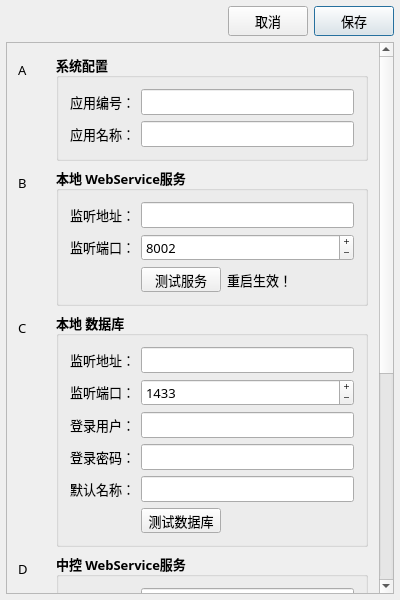
<?xml version="1.0" encoding="UTF-8"?>
<ui version="4.0">
 <class>DialogSysConfig</class>
 <widget class="QWidget" name="DialogSysConfig">
  <property name="windowModality">
   <enum>Qt::ApplicationModal</enum>
  </property>
  <property name="geometry">
   <rect>
    <x>0</x>
    <y>0</y>
    <width>400</width>
    <height>600</height>
   </rect>
  </property>
  <property name="sizePolicy">
   <sizepolicy hsizetype="Preferred" vsizetype="Preferred">
    <horstretch>0</horstretch>
    <verstretch>0</verstretch>
   </sizepolicy>
  </property>
  <property name="minimumSize">
   <size>
    <width>400</width>
    <height>600</height>
   </size>
  </property>
  <property name="maximumSize">
   <size>
    <width>400</width>
    <height>600</height>
   </size>
  </property>
  <property name="font">
   <font>
    <family>微软雅黑</family>
    <pointsize>10</pointsize>
   </font>
  </property>
  <property name="windowTitle">
   <string>系统参数配置页</string>
  </property>
  <layout class="QVBoxLayout" name="verticalLayout01">
   <property name="leftMargin">
    <number>6</number>
   </property>
   <property name="topMargin">
    <number>6</number>
   </property>
   <property name="rightMargin">
    <number>6</number>
   </property>
   <property name="bottomMargin">
    <number>6</number>
   </property>
   <item>
    <layout class="QHBoxLayout" name="horizontalLayout01">
     <item>
      <spacer name="horizontalSpacer01">
       <property name="orientation">
        <enum>Qt::Horizontal</enum>
       </property>
       <property name="sizeHint" stdset="0">
        <size>
         <width>40</width>
         <height>20</height>
        </size>
       </property>
      </spacer>
     </item>
     <item>
      <widget class="QPushButton" name="buttonReject">
       <property name="minimumSize">
        <size>
         <width>80</width>
         <height>30</height>
        </size>
       </property>
       <property name="maximumSize">
        <size>
         <width>80</width>
         <height>30</height>
        </size>
       </property>
       <property name="text">
        <string>取消</string>
       </property>
      </widget>
     </item>
     <item>
      <widget class="QPushButton" name="buttonAccept">
       <property name="minimumSize">
        <size>
         <width>80</width>
         <height>30</height>
        </size>
       </property>
       <property name="maximumSize">
        <size>
         <width>80</width>
         <height>30</height>
        </size>
       </property>
       <property name="text">
        <string>保存</string>
       </property>
       <property name="default">
        <bool>true</bool>
       </property>
      </widget>
     </item>
    </layout>
   </item>
   <item>
    <widget class="QScrollArea" name="scrollArea">
     <property name="widgetResizable">
      <bool>true</bool>
     </property>
     <property name="alignment">
      <set>Qt::AlignLeading|Qt::AlignLeft|Qt::AlignVCenter</set>
     </property>
     <widget class="QWidget" name="scrollAreaWidgetContents">
      <property name="geometry">
       <rect>
        <x>0</x>
        <y>0</y>
        <width>369</width>
        <height>843</height>
       </rect>
      </property>
      <property name="layoutDirection">
       <enum>Qt::LeftToRight</enum>
      </property>
      <layout class="QFormLayout" name="formLayout00">
       <property name="formAlignment">
        <set>Qt::AlignLeading|Qt::AlignLeft|Qt::AlignVCenter</set>
       </property>
       <item row="0" column="1">
        <widget class="QGroupBox" name="groupBox01">
         <property name="font">
          <font>
           <weight>75</weight>
           <bold>true</bold>
          </font>
         </property>
         <property name="title">
          <string>系统配置</string>
         </property>
         <layout class="QGridLayout" name="gridLayout01">
          <item row="0" column="0">
           <widget class="QLabel" name="label01">
            <property name="sizePolicy">
             <sizepolicy hsizetype="Fixed" vsizetype="Fixed">
              <horstretch>0</horstretch>
              <verstretch>0</verstretch>
             </sizepolicy>
            </property>
            <property name="minimumSize">
             <size>
              <width>0</width>
              <height>0</height>
             </size>
            </property>
            <property name="maximumSize">
             <size>
              <width>16777215</width>
              <height>16777215</height>
             </size>
            </property>
            <property name="font">
             <font>
              <weight>50</weight>
              <bold>false</bold>
             </font>
            </property>
            <property name="text">
             <string>应用编号：</string>
            </property>
            <property name="alignment">
             <set>Qt::AlignRight|Qt::AlignTrailing|Qt::AlignVCenter</set>
            </property>
           </widget>
          </item>
          <item row="0" column="1">
           <widget class="QLineEdit" name="editAppID">
            <property name="minimumSize">
             <size>
              <width>0</width>
              <height>0</height>
             </size>
            </property>
            <property name="maximumSize">
             <size>
              <width>16777215</width>
              <height>16777215</height>
             </size>
            </property>
            <property name="font">
             <font>
              <weight>50</weight>
              <bold>false</bold>
             </font>
            </property>
           </widget>
          </item>
          <item row="1" column="0">
           <widget class="QLabel" name="label02">
            <property name="sizePolicy">
             <sizepolicy hsizetype="Fixed" vsizetype="Fixed">
              <horstretch>0</horstretch>
              <verstretch>0</verstretch>
             </sizepolicy>
            </property>
            <property name="minimumSize">
             <size>
              <width>0</width>
              <height>0</height>
             </size>
            </property>
            <property name="maximumSize">
             <size>
              <width>16777215</width>
              <height>16777215</height>
             </size>
            </property>
            <property name="font">
             <font>
              <weight>50</weight>
              <bold>false</bold>
             </font>
            </property>
            <property name="text">
             <string>应用名称：</string>
            </property>
            <property name="alignment">
             <set>Qt::AlignRight|Qt::AlignTrailing|Qt::AlignVCenter</set>
            </property>
           </widget>
          </item>
          <item row="1" column="1">
           <widget class="QLineEdit" name="editAppName">
            <property name="minimumSize">
             <size>
              <width>0</width>
              <height>0</height>
             </size>
            </property>
            <property name="maximumSize">
             <size>
              <width>16777215</width>
              <height>16777215</height>
             </size>
            </property>
            <property name="font">
             <font>
              <weight>50</weight>
              <bold>false</bold>
             </font>
            </property>
           </widget>
          </item>
         </layout>
        </widget>
       </item>
       <item row="1" column="0">
        <widget class="QLabel" name="labelCheckLWS">
         <property name="minimumSize">
          <size>
           <width>32</width>
           <height>32</height>
          </size>
         </property>
         <property name="maximumSize">
          <size>
           <width>32</width>
           <height>32</height>
          </size>
         </property>
         <property name="text">
          <string>B</string>
         </property>
         <property name="scaledContents">
          <bool>true</bool>
         </property>
        </widget>
       </item>
       <item row="1" column="1">
        <widget class="QGroupBox" name="groupBox02">
         <property name="font">
          <font>
           <family>微软雅黑</family>
           <weight>75</weight>
           <bold>true</bold>
          </font>
         </property>
         <property name="title">
          <string>本地 WebService服务</string>
         </property>
         <layout class="QGridLayout" name="gridLayout02">
          <item row="0" column="0">
           <widget class="QLabel" name="label03">
            <property name="sizePolicy">
             <sizepolicy hsizetype="Fixed" vsizetype="Fixed">
              <horstretch>0</horstretch>
              <verstretch>0</verstretch>
             </sizepolicy>
            </property>
            <property name="minimumSize">
             <size>
              <width>0</width>
              <height>0</height>
             </size>
            </property>
            <property name="maximumSize">
             <size>
              <width>16777215</width>
              <height>16777215</height>
             </size>
            </property>
            <property name="font">
             <font>
              <family>微软雅黑</family>
              <weight>50</weight>
              <bold>false</bold>
             </font>
            </property>
            <property name="text">
             <string>监听地址：</string>
            </property>
            <property name="alignment">
             <set>Qt::AlignRight|Qt::AlignTrailing|Qt::AlignVCenter</set>
            </property>
           </widget>
          </item>
          <item row="0" column="1">
           <widget class="QLineEdit" name="editLWSAddr">
            <property name="minimumSize">
             <size>
              <width>0</width>
              <height>0</height>
             </size>
            </property>
            <property name="maximumSize">
             <size>
              <width>16777215</width>
              <height>16777215</height>
             </size>
            </property>
            <property name="font">
             <font>
              <family>微软雅黑</family>
              <weight>50</weight>
              <bold>false</bold>
             </font>
            </property>
           </widget>
          </item>
          <item row="1" column="0">
           <widget class="QLabel" name="label04">
            <property name="sizePolicy">
             <sizepolicy hsizetype="Fixed" vsizetype="Fixed">
              <horstretch>0</horstretch>
              <verstretch>0</verstretch>
             </sizepolicy>
            </property>
            <property name="minimumSize">
             <size>
              <width>0</width>
              <height>0</height>
             </size>
            </property>
            <property name="maximumSize">
             <size>
              <width>16777215</width>
              <height>16777215</height>
             </size>
            </property>
            <property name="font">
             <font>
              <family>微软雅黑</family>
              <weight>50</weight>
              <bold>false</bold>
             </font>
            </property>
            <property name="text">
             <string>监听端口：</string>
            </property>
            <property name="alignment">
             <set>Qt::AlignRight|Qt::AlignTrailing|Qt::AlignVCenter</set>
            </property>
           </widget>
          </item>
          <item row="1" column="1">
           <widget class="QSpinBox" name="spinLWSPort">
            <property name="font">
             <font>
              <weight>50</weight>
              <bold>false</bold>
             </font>
            </property>
            <property name="buttonSymbols">
             <enum>QAbstractSpinBox::PlusMinus</enum>
            </property>
            <property name="minimum">
             <number>0</number>
            </property>
            <property name="maximum">
             <number>65535</number>
            </property>
            <property name="value">
             <number>8002</number>
            </property>
           </widget>
          </item>
          <item row="2" column="1">
           <layout class="QHBoxLayout" name="horizontalLayout02">
            <item>
             <widget class="QPushButton" name="buttonTestLWS">
              <property name="minimumSize">
               <size>
                <width>80</width>
                <height>25</height>
               </size>
              </property>
              <property name="maximumSize">
               <size>
                <width>80</width>
                <height>25</height>
               </size>
              </property>
              <property name="font">
               <font>
                <family>微软雅黑</family>
                <weight>50</weight>
                <bold>false</bold>
               </font>
              </property>
              <property name="text">
               <string>测试服务</string>
              </property>
             </widget>
            </item>
            <item>
             <widget class="QLabel" name="labelTipsLWS">
              <property name="minimumSize">
               <size>
                <width>65</width>
                <height>25</height>
               </size>
              </property>
              <property name="maximumSize">
               <size>
                <width>65</width>
                <height>25</height>
               </size>
              </property>
              <property name="font">
               <font>
                <family>微软雅黑</family>
                <weight>50</weight>
                <bold>false</bold>
               </font>
              </property>
              <property name="styleSheet">
               <string notr="true">color: &quot;red&quot;</string>
              </property>
              <property name="text">
               <string>重启生效！</string>
              </property>
              <property name="alignment">
               <set>Qt::AlignRight|Qt::AlignTrailing|Qt::AlignVCenter</set>
              </property>
             </widget>
            </item>
            <item>
             <spacer name="horizontalSpacer02">
              <property name="orientation">
               <enum>Qt::Horizontal</enum>
              </property>
              <property name="sizeHint" stdset="0">
               <size>
                <width>40</width>
                <height>20</height>
               </size>
              </property>
             </spacer>
            </item>
           </layout>
          </item>
         </layout>
        </widget>
       </item>
       <item row="3" column="0">
        <widget class="QLabel" name="labelCheckLDB">
         <property name="minimumSize">
          <size>
           <width>32</width>
           <height>32</height>
          </size>
         </property>
         <property name="maximumSize">
          <size>
           <width>32</width>
           <height>32</height>
          </size>
         </property>
         <property name="text">
          <string>C</string>
         </property>
         <property name="scaledContents">
          <bool>true</bool>
         </property>
        </widget>
       </item>
       <item row="3" column="1">
        <widget class="QGroupBox" name="groupBox03">
         <property name="font">
          <font>
           <family>微软雅黑</family>
           <weight>75</weight>
           <bold>true</bold>
          </font>
         </property>
         <property name="title">
          <string>本地 数据库</string>
         </property>
         <layout class="QGridLayout" name="gridLayout03">
          <item row="0" column="0">
           <widget class="QLabel" name="label05">
            <property name="sizePolicy">
             <sizepolicy hsizetype="Fixed" vsizetype="Fixed">
              <horstretch>0</horstretch>
              <verstretch>0</verstretch>
             </sizepolicy>
            </property>
            <property name="minimumSize">
             <size>
              <width>0</width>
              <height>0</height>
             </size>
            </property>
            <property name="maximumSize">
             <size>
              <width>16777215</width>
              <height>16777215</height>
             </size>
            </property>
            <property name="font">
             <font>
              <family>微软雅黑</family>
              <weight>50</weight>
              <bold>false</bold>
             </font>
            </property>
            <property name="text">
             <string>监听地址：</string>
            </property>
            <property name="alignment">
             <set>Qt::AlignRight|Qt::AlignTrailing|Qt::AlignVCenter</set>
            </property>
           </widget>
          </item>
          <item row="0" column="1">
           <widget class="QLineEdit" name="editLDBAddr">
            <property name="minimumSize">
             <size>
              <width>0</width>
              <height>0</height>
             </size>
            </property>
            <property name="maximumSize">
             <size>
              <width>16777215</width>
              <height>16777215</height>
             </size>
            </property>
            <property name="font">
             <font>
              <family>微软雅黑</family>
              <weight>50</weight>
              <bold>false</bold>
             </font>
            </property>
           </widget>
          </item>
          <item row="1" column="0">
           <widget class="QLabel" name="label06">
            <property name="sizePolicy">
             <sizepolicy hsizetype="Fixed" vsizetype="Fixed">
              <horstretch>0</horstretch>
              <verstretch>0</verstretch>
             </sizepolicy>
            </property>
            <property name="minimumSize">
             <size>
              <width>0</width>
              <height>0</height>
             </size>
            </property>
            <property name="maximumSize">
             <size>
              <width>16777215</width>
              <height>16777215</height>
             </size>
            </property>
            <property name="font">
             <font>
              <family>微软雅黑</family>
              <weight>50</weight>
              <bold>false</bold>
             </font>
            </property>
            <property name="text">
             <string>监听端口：</string>
            </property>
            <property name="alignment">
             <set>Qt::AlignRight|Qt::AlignTrailing|Qt::AlignVCenter</set>
            </property>
           </widget>
          </item>
          <item row="1" column="1">
           <widget class="QSpinBox" name="spinLDBPort">
            <property name="font">
             <font>
              <weight>50</weight>
              <bold>false</bold>
             </font>
            </property>
            <property name="buttonSymbols">
             <enum>QAbstractSpinBox::PlusMinus</enum>
            </property>
            <property name="minimum">
             <number>0</number>
            </property>
            <property name="maximum">
             <number>65535</number>
            </property>
            <property name="value">
             <number>1433</number>
            </property>
           </widget>
          </item>
          <item row="2" column="0">
           <widget class="QLabel" name="label07">
            <property name="sizePolicy">
             <sizepolicy hsizetype="Fixed" vsizetype="Fixed">
              <horstretch>0</horstretch>
              <verstretch>0</verstretch>
             </sizepolicy>
            </property>
            <property name="minimumSize">
             <size>
              <width>0</width>
              <height>0</height>
             </size>
            </property>
            <property name="maximumSize">
             <size>
              <width>16777215</width>
              <height>16777215</height>
             </size>
            </property>
            <property name="font">
             <font>
              <family>微软雅黑</family>
              <weight>50</weight>
              <bold>false</bold>
             </font>
            </property>
            <property name="text">
             <string>登录用户：</string>
            </property>
            <property name="alignment">
             <set>Qt::AlignRight|Qt::AlignTrailing|Qt::AlignVCenter</set>
            </property>
           </widget>
          </item>
          <item row="2" column="1">
           <widget class="QLineEdit" name="editLDBUser">
            <property name="minimumSize">
             <size>
              <width>0</width>
              <height>0</height>
             </size>
            </property>
            <property name="maximumSize">
             <size>
              <width>16777215</width>
              <height>16777215</height>
             </size>
            </property>
            <property name="font">
             <font>
              <family>微软雅黑</family>
              <weight>50</weight>
              <bold>false</bold>
             </font>
            </property>
           </widget>
          </item>
          <item row="3" column="0">
           <widget class="QLabel" name="label08">
            <property name="sizePolicy">
             <sizepolicy hsizetype="Fixed" vsizetype="Fixed">
              <horstretch>0</horstretch>
              <verstretch>0</verstretch>
             </sizepolicy>
            </property>
            <property name="minimumSize">
             <size>
              <width>0</width>
              <height>0</height>
             </size>
            </property>
            <property name="maximumSize">
             <size>
              <width>16777215</width>
              <height>16777215</height>
             </size>
            </property>
            <property name="font">
             <font>
              <family>微软雅黑</family>
              <weight>50</weight>
              <bold>false</bold>
             </font>
            </property>
            <property name="text">
             <string>登录密码：</string>
            </property>
            <property name="alignment">
             <set>Qt::AlignRight|Qt::AlignTrailing|Qt::AlignVCenter</set>
            </property>
           </widget>
          </item>
          <item row="3" column="1">
           <widget class="QLineEdit" name="editLDBPass">
            <property name="minimumSize">
             <size>
              <width>0</width>
              <height>0</height>
             </size>
            </property>
            <property name="maximumSize">
             <size>
              <width>16777215</width>
              <height>16777215</height>
             </size>
            </property>
            <property name="font">
             <font>
              <family>微软雅黑</family>
              <weight>50</weight>
              <bold>false</bold>
             </font>
            </property>
           </widget>
          </item>
          <item row="4" column="0">
           <widget class="QLabel" name="label09">
            <property name="sizePolicy">
             <sizepolicy hsizetype="Fixed" vsizetype="Fixed">
              <horstretch>0</horstretch>
              <verstretch>0</verstretch>
             </sizepolicy>
            </property>
            <property name="minimumSize">
             <size>
              <width>0</width>
              <height>0</height>
             </size>
            </property>
            <property name="maximumSize">
             <size>
              <width>16777215</width>
              <height>16777215</height>
             </size>
            </property>
            <property name="font">
             <font>
              <family>微软雅黑</family>
              <weight>50</weight>
              <bold>false</bold>
             </font>
            </property>
            <property name="text">
             <string>默认名称：</string>
            </property>
            <property name="alignment">
             <set>Qt::AlignRight|Qt::AlignTrailing|Qt::AlignVCenter</set>
            </property>
           </widget>
          </item>
          <item row="4" column="1">
           <widget class="QLineEdit" name="editLDBName">
            <property name="minimumSize">
             <size>
              <width>0</width>
              <height>0</height>
             </size>
            </property>
            <property name="maximumSize">
             <size>
              <width>16777215</width>
              <height>16777215</height>
             </size>
            </property>
            <property name="font">
             <font>
              <family>微软雅黑</family>
              <weight>50</weight>
              <bold>false</bold>
             </font>
            </property>
           </widget>
          </item>
          <item row="5" column="1">
           <widget class="QPushButton" name="buttonTestLDB">
            <property name="minimumSize">
             <size>
              <width>80</width>
              <height>25</height>
             </size>
            </property>
            <property name="maximumSize">
             <size>
              <width>80</width>
              <height>25</height>
             </size>
            </property>
            <property name="font">
             <font>
              <family>微软雅黑</family>
              <weight>50</weight>
              <bold>false</bold>
             </font>
            </property>
            <property name="text">
             <string>测试数据库</string>
            </property>
           </widget>
          </item>
         </layout>
        </widget>
       </item>
       <item row="4" column="0">
        <widget class="QLabel" name="labelCheckRWS">
         <property name="minimumSize">
          <size>
           <width>32</width>
           <height>32</height>
          </size>
         </property>
         <property name="maximumSize">
          <size>
           <width>32</width>
           <height>32</height>
          </size>
         </property>
         <property name="text">
          <string>D</string>
         </property>
         <property name="scaledContents">
          <bool>true</bool>
         </property>
        </widget>
       </item>
       <item row="4" column="1">
        <widget class="QGroupBox" name="groupBox04">
         <property name="font">
          <font>
           <family>微软雅黑</family>
           <weight>75</weight>
           <bold>true</bold>
          </font>
         </property>
         <property name="title">
          <string>中控 WebService服务</string>
         </property>
         <layout class="QGridLayout" name="gridLayout04">
          <item row="0" column="0">
           <widget class="QLabel" name="label10">
            <property name="sizePolicy">
             <sizepolicy hsizetype="Fixed" vsizetype="Fixed">
              <horstretch>0</horstretch>
              <verstretch>0</verstretch>
             </sizepolicy>
            </property>
            <property name="minimumSize">
             <size>
              <width>0</width>
              <height>0</height>
             </size>
            </property>
            <property name="maximumSize">
             <size>
              <width>16777215</width>
              <height>16777215</height>
             </size>
            </property>
            <property name="font">
             <font>
              <family>微软雅黑</family>
              <weight>50</weight>
              <bold>false</bold>
             </font>
            </property>
            <property name="text">
             <string>监听地址：</string>
            </property>
            <property name="alignment">
             <set>Qt::AlignRight|Qt::AlignTrailing|Qt::AlignVCenter</set>
            </property>
           </widget>
          </item>
          <item row="0" column="1">
           <widget class="QLineEdit" name="editRWSAddr">
            <property name="minimumSize">
             <size>
              <width>0</width>
              <height>0</height>
             </size>
            </property>
            <property name="maximumSize">
             <size>
              <width>16777215</width>
              <height>16777215</height>
             </size>
            </property>
            <property name="font">
             <font>
              <family>微软雅黑</family>
              <weight>50</weight>
              <bold>false</bold>
             </font>
            </property>
           </widget>
          </item>
          <item row="1" column="0">
           <widget class="QLabel" name="label11">
            <property name="sizePolicy">
             <sizepolicy hsizetype="Fixed" vsizetype="Fixed">
              <horstretch>0</horstretch>
              <verstretch>0</verstretch>
             </sizepolicy>
            </property>
            <property name="minimumSize">
             <size>
              <width>0</width>
              <height>0</height>
             </size>
            </property>
            <property name="maximumSize">
             <size>
              <width>16777215</width>
              <height>16777215</height>
             </size>
            </property>
            <property name="font">
             <font>
              <family>微软雅黑</family>
              <weight>50</weight>
              <bold>false</bold>
             </font>
            </property>
            <property name="text">
             <string>监听端口：</string>
            </property>
            <property name="alignment">
             <set>Qt::AlignRight|Qt::AlignTrailing|Qt::AlignVCenter</set>
            </property>
           </widget>
          </item>
          <item row="1" column="1">
           <widget class="QSpinBox" name="spinRWSPort">
            <property name="font">
             <font>
              <weight>50</weight>
              <bold>false</bold>
             </font>
            </property>
            <property name="buttonSymbols">
             <enum>QAbstractSpinBox::PlusMinus</enum>
            </property>
            <property name="minimum">
             <number>0</number>
            </property>
            <property name="maximum">
             <number>65535</number>
            </property>
            <property name="value">
             <number>8001</number>
            </property>
           </widget>
          </item>
          <item row="2" column="1">
           <layout class="QHBoxLayout" name="horizontalLayout03">
            <item>
             <widget class="QPushButton" name="buttonTestRWS">
              <property name="minimumSize">
               <size>
                <width>80</width>
                <height>25</height>
               </size>
              </property>
              <property name="maximumSize">
               <size>
                <width>80</width>
                <height>25</height>
               </size>
              </property>
              <property name="font">
               <font>
                <family>微软雅黑</family>
                <weight>50</weight>
                <bold>false</bold>
               </font>
              </property>
              <property name="text">
               <string>测试服务</string>
              </property>
             </widget>
            </item>
            <item>
             <widget class="QLabel" name="labelTipsRWS">
              <property name="minimumSize">
               <size>
                <width>65</width>
                <height>25</height>
               </size>
              </property>
              <property name="maximumSize">
               <size>
                <width>65</width>
                <height>25</height>
               </size>
              </property>
              <property name="font">
               <font>
                <family>微软雅黑</family>
                <weight>50</weight>
                <bold>false</bold>
               </font>
              </property>
              <property name="styleSheet">
               <string notr="true">color: &quot;red&quot;</string>
              </property>
              <property name="text">
               <string>重启生效！</string>
              </property>
              <property name="alignment">
               <set>Qt::AlignRight|Qt::AlignTrailing|Qt::AlignVCenter</set>
              </property>
             </widget>
            </item>
            <item>
             <spacer name="horizontalSpacer03">
              <property name="orientation">
               <enum>Qt::Horizontal</enum>
              </property>
              <property name="sizeHint" stdset="0">
               <size>
                <width>40</width>
                <height>20</height>
               </size>
              </property>
             </spacer>
            </item>
           </layout>
          </item>
         </layout>
        </widget>
       </item>
       <item row="5" column="0">
        <widget class="QLabel" name="labelCheckRDB">
         <property name="minimumSize">
          <size>
           <width>32</width>
           <height>32</height>
          </size>
         </property>
         <property name="maximumSize">
          <size>
           <width>32</width>
           <height>32</height>
          </size>
         </property>
         <property name="text">
          <string>E</string>
         </property>
         <property name="scaledContents">
          <bool>true</bool>
         </property>
        </widget>
       </item>
       <item row="5" column="1">
        <widget class="QGroupBox" name="groupBox05">
         <property name="font">
          <font>
           <family>微软雅黑</family>
           <weight>75</weight>
           <bold>true</bold>
          </font>
         </property>
         <property name="title">
          <string>中控 数据库</string>
         </property>
         <layout class="QGridLayout" name="gridLayout05">
          <item row="0" column="0">
           <widget class="QLabel" name="label12">
            <property name="sizePolicy">
             <sizepolicy hsizetype="Fixed" vsizetype="Fixed">
              <horstretch>0</horstretch>
              <verstretch>0</verstretch>
             </sizepolicy>
            </property>
            <property name="minimumSize">
             <size>
              <width>0</width>
              <height>0</height>
             </size>
            </property>
            <property name="maximumSize">
             <size>
              <width>16777215</width>
              <height>16777215</height>
             </size>
            </property>
            <property name="font">
             <font>
              <family>微软雅黑</family>
              <weight>50</weight>
              <bold>false</bold>
             </font>
            </property>
            <property name="text">
             <string>监听地址：</string>
            </property>
            <property name="alignment">
             <set>Qt::AlignRight|Qt::AlignTrailing|Qt::AlignVCenter</set>
            </property>
           </widget>
          </item>
          <item row="0" column="1">
           <widget class="QLineEdit" name="editRDBAddr">
            <property name="minimumSize">
             <size>
              <width>0</width>
              <height>0</height>
             </size>
            </property>
            <property name="maximumSize">
             <size>
              <width>16777215</width>
              <height>16777215</height>
             </size>
            </property>
            <property name="font">
             <font>
              <family>微软雅黑</family>
              <weight>50</weight>
              <bold>false</bold>
             </font>
            </property>
           </widget>
          </item>
          <item row="1" column="0">
           <widget class="QLabel" name="label13">
            <property name="sizePolicy">
             <sizepolicy hsizetype="Fixed" vsizetype="Fixed">
              <horstretch>0</horstretch>
              <verstretch>0</verstretch>
             </sizepolicy>
            </property>
            <property name="minimumSize">
             <size>
              <width>0</width>
              <height>0</height>
             </size>
            </property>
            <property name="maximumSize">
             <size>
              <width>16777215</width>
              <height>16777215</height>
             </size>
            </property>
            <property name="font">
             <font>
              <family>微软雅黑</family>
              <weight>50</weight>
              <bold>false</bold>
             </font>
            </property>
            <property name="text">
             <string>监听端口：</string>
            </property>
            <property name="alignment">
             <set>Qt::AlignRight|Qt::AlignTrailing|Qt::AlignVCenter</set>
            </property>
           </widget>
          </item>
          <item row="1" column="1">
           <widget class="QSpinBox" name="spinRDBPort">
            <property name="font">
             <font>
              <weight>50</weight>
              <bold>false</bold>
             </font>
            </property>
            <property name="buttonSymbols">
             <enum>QAbstractSpinBox::PlusMinus</enum>
            </property>
            <property name="minimum">
             <number>0</number>
            </property>
            <property name="maximum">
             <number>65535</number>
            </property>
            <property name="value">
             <number>1433</number>
            </property>
           </widget>
          </item>
          <item row="2" column="0">
           <widget class="QLabel" name="label14">
            <property name="sizePolicy">
             <sizepolicy hsizetype="Fixed" vsizetype="Fixed">
              <horstretch>0</horstretch>
              <verstretch>0</verstretch>
             </sizepolicy>
            </property>
            <property name="minimumSize">
             <size>
              <width>0</width>
              <height>0</height>
             </size>
            </property>
            <property name="maximumSize">
             <size>
              <width>16777215</width>
              <height>16777215</height>
             </size>
            </property>
            <property name="font">
             <font>
              <family>微软雅黑</family>
              <weight>50</weight>
              <bold>false</bold>
             </font>
            </property>
            <property name="text">
             <string>登录用户：</string>
            </property>
            <property name="alignment">
             <set>Qt::AlignRight|Qt::AlignTrailing|Qt::AlignVCenter</set>
            </property>
           </widget>
          </item>
          <item row="2" column="1">
           <widget class="QLineEdit" name="editRDBUser">
            <property name="minimumSize">
             <size>
              <width>0</width>
              <height>0</height>
             </size>
            </property>
            <property name="maximumSize">
             <size>
              <width>16777215</width>
              <height>16777215</height>
             </size>
            </property>
            <property name="font">
             <font>
              <family>微软雅黑</family>
              <weight>50</weight>
              <bold>false</bold>
             </font>
            </property>
           </widget>
          </item>
          <item row="3" column="0">
           <widget class="QLabel" name="label15">
            <property name="sizePolicy">
             <sizepolicy hsizetype="Fixed" vsizetype="Fixed">
              <horstretch>0</horstretch>
              <verstretch>0</verstretch>
             </sizepolicy>
            </property>
            <property name="minimumSize">
             <size>
              <width>0</width>
              <height>0</height>
             </size>
            </property>
            <property name="maximumSize">
             <size>
              <width>16777215</width>
              <height>16777215</height>
             </size>
            </property>
            <property name="font">
             <font>
              <family>微软雅黑</family>
              <weight>50</weight>
              <bold>false</bold>
             </font>
            </property>
            <property name="text">
             <string>登录密码：</string>
            </property>
            <property name="alignment">
             <set>Qt::AlignRight|Qt::AlignTrailing|Qt::AlignVCenter</set>
            </property>
           </widget>
          </item>
          <item row="3" column="1">
           <widget class="QLineEdit" name="editRDBPass">
            <property name="minimumSize">
             <size>
              <width>0</width>
              <height>0</height>
             </size>
            </property>
            <property name="maximumSize">
             <size>
              <width>16777215</width>
              <height>16777215</height>
             </size>
            </property>
            <property name="font">
             <font>
              <family>微软雅黑</family>
              <weight>50</weight>
              <bold>false</bold>
             </font>
            </property>
           </widget>
          </item>
          <item row="4" column="0">
           <widget class="QLabel" name="label16">
            <property name="sizePolicy">
             <sizepolicy hsizetype="Fixed" vsizetype="Fixed">
              <horstretch>0</horstretch>
              <verstretch>0</verstretch>
             </sizepolicy>
            </property>
            <property name="minimumSize">
             <size>
              <width>0</width>
              <height>0</height>
             </size>
            </property>
            <property name="maximumSize">
             <size>
              <width>16777215</width>
              <height>16777215</height>
             </size>
            </property>
            <property name="font">
             <font>
              <family>微软雅黑</family>
              <weight>50</weight>
              <bold>false</bold>
             </font>
            </property>
            <property name="text">
             <string>默认名称：</string>
            </property>
            <property name="alignment">
             <set>Qt::AlignRight|Qt::AlignTrailing|Qt::AlignVCenter</set>
            </property>
           </widget>
          </item>
          <item row="4" column="1">
           <widget class="QLineEdit" name="editRDBName">
            <property name="minimumSize">
             <size>
              <width>0</width>
              <height>0</height>
             </size>
            </property>
            <property name="maximumSize">
             <size>
              <width>16777215</width>
              <height>16777215</height>
             </size>
            </property>
            <property name="font">
             <font>
              <family>微软雅黑</family>
              <weight>50</weight>
              <bold>false</bold>
             </font>
            </property>
           </widget>
          </item>
          <item row="5" column="1">
           <widget class="QPushButton" name="buttonTestRDB">
            <property name="minimumSize">
             <size>
              <width>80</width>
              <height>25</height>
             </size>
            </property>
            <property name="maximumSize">
             <size>
              <width>80</width>
              <height>25</height>
             </size>
            </property>
            <property name="font">
             <font>
              <family>微软雅黑</family>
              <weight>50</weight>
              <bold>false</bold>
             </font>
            </property>
            <property name="text">
             <string>测试数据库</string>
            </property>
           </widget>
          </item>
         </layout>
        </widget>
       </item>
       <item row="0" column="0">
        <widget class="QLabel" name="labelCheckApp">
         <property name="minimumSize">
          <size>
           <width>32</width>
           <height>32</height>
          </size>
         </property>
         <property name="maximumSize">
          <size>
           <width>32</width>
           <height>32</height>
          </size>
         </property>
         <property name="text">
          <string>A</string>
         </property>
         <property name="scaledContents">
          <bool>true</bool>
         </property>
        </widget>
       </item>
       <item row="6" column="1">
        <spacer name="verticalSpacer01">
         <property name="orientation">
          <enum>Qt::Vertical</enum>
         </property>
         <property name="sizeHint" stdset="0">
          <size>
           <width>20</width>
           <height>40</height>
          </size>
         </property>
        </spacer>
       </item>
      </layout>
     </widget>
    </widget>
   </item>
  </layout>
 </widget>
 <layoutdefault spacing="6" margin="11"/>
 <tabstops>
  <tabstop>scrollArea</tabstop>
  <tabstop>buttonReject</tabstop>
  <tabstop>buttonAccept</tabstop>
  <tabstop>editAppID</tabstop>
  <tabstop>editAppName</tabstop>
  <tabstop>editLWSAddr</tabstop>
  <tabstop>editLDBAddr</tabstop>
  <tabstop>editRWSAddr</tabstop>
  <tabstop>editRDBAddr</tabstop>
  <tabstop>editRDBUser</tabstop>
  <tabstop>editRDBPass</tabstop>
  <tabstop>editRDBName</tabstop>
 </tabstops>
 <resources/>
 <connections/>
</ui>
